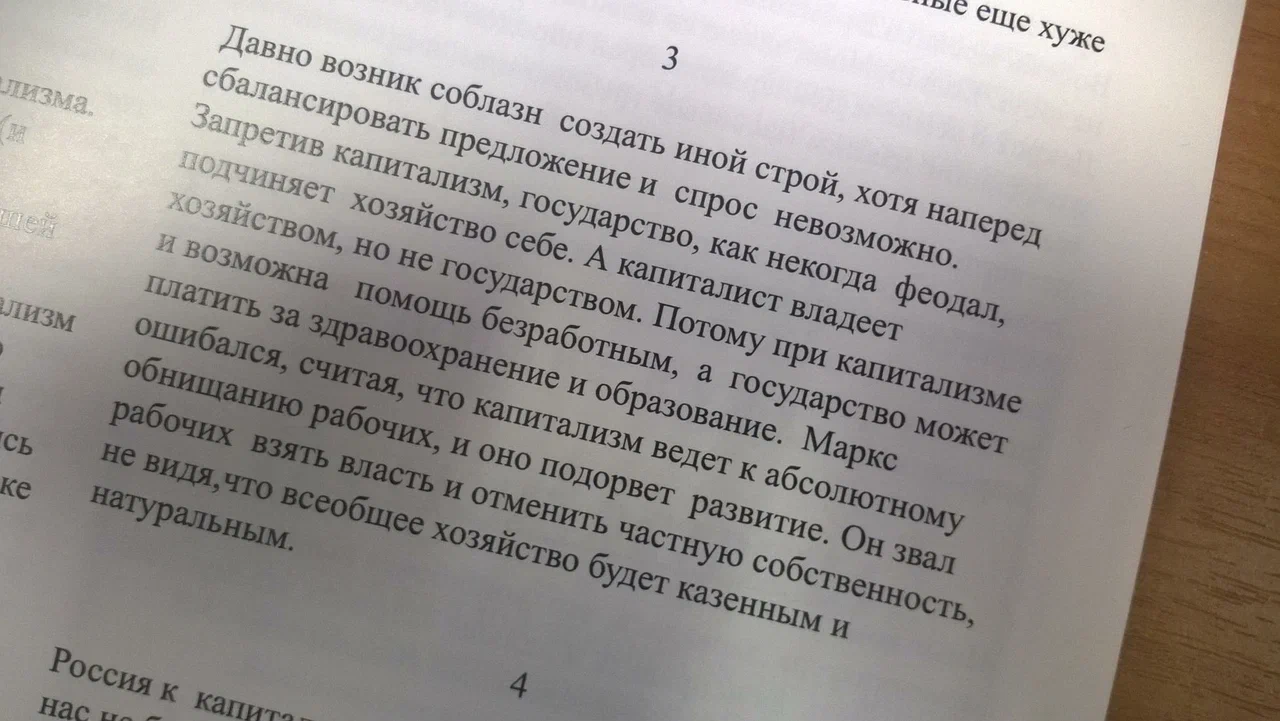
#> input picture homework3/examples/1.jpg, 1280 x 721 px, found by its file name
$ python preprocessing.py   (older library calls are emulated)
#> lines starting #> are read from the running program, lines starting #| are printed output that depends on the picture
import cv2
import numpy as np


def get_sobel_matrix(image: np.ndarray) -> np.ndarray:
    sobel = cv2.Sobel(image, cv2.CV_64F, 1, 1, ksize=9)

    return sobel


def sobel_preprocess(image: np.ndarray, threshold_percent: int = 90) -> np.ndarray:
    sobel = get_sobel_matrix(image)
    result_image = np.copy(sobel)

    threshold = np.percentile(sobel, threshold_percent)
    result_image[result_image <= threshold] = 0

    return result_image


def grayscale(image: np.ndarray) -> np.ndarray:
    return cv2.cvtColor(image, cv2.COLOR_BGR2GRAY)


def main():
    IMAGE_PATH = "./examples/1.jpg"

    image = cv2.imread(IMAGE_PATH)
#> image is the input picture: shape (721, 1280, 3); mean B, G, R 142.7, 146.9, 152.8
    grayscale_image = grayscale(image)
#> in grayscale, `return cv2.cvtColor(image, cv2.COLOR_BGR2GRAY)`:
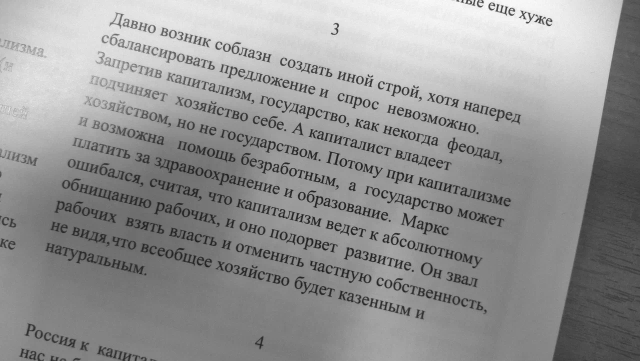
#> returned value: shape (721, 1280) (shown at 1/2 size); min 12, max 255, mean 148.2

    edges_image = sobel_preprocess(grayscale_image)
#> in get_sobel_matrix, `sobel = cv2.Sobel(image, cv2.CV_64F, 1, 1, ksize=9)`:
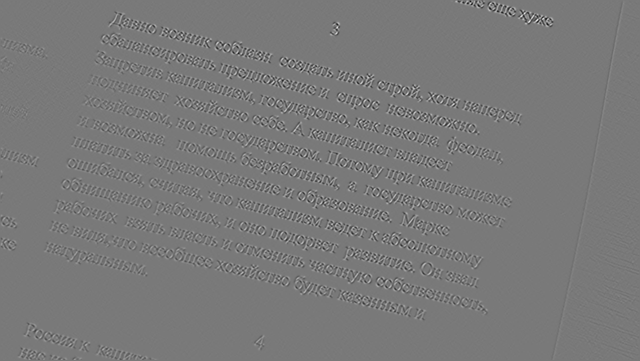
#> sobel: shape (721, 1280) float64 (shown at 1/2 size); min -297807, max 327398, mean 0.4; drawn with min black and max white
#> in sobel_preprocess, `threshold = np.percentile(sobel, threshold_percent)`: threshold = 13006
#> in sobel_preprocess, `result_image[result_image <= threshold] = 0`:
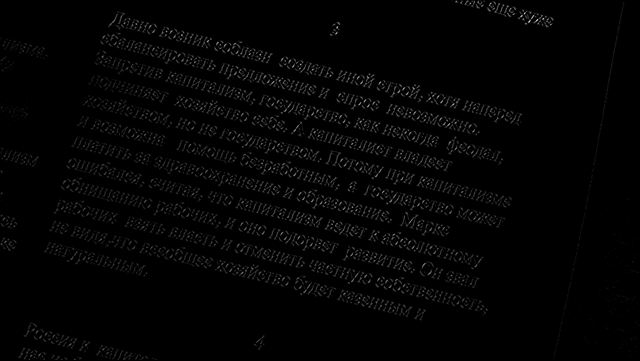
#> result_image: shape (721, 1280) float64 (shown at 1/2 size); min 0, max 327398, mean 4982.5; drawn with min black and max white

    cv2.imshow("edges", edges_image)
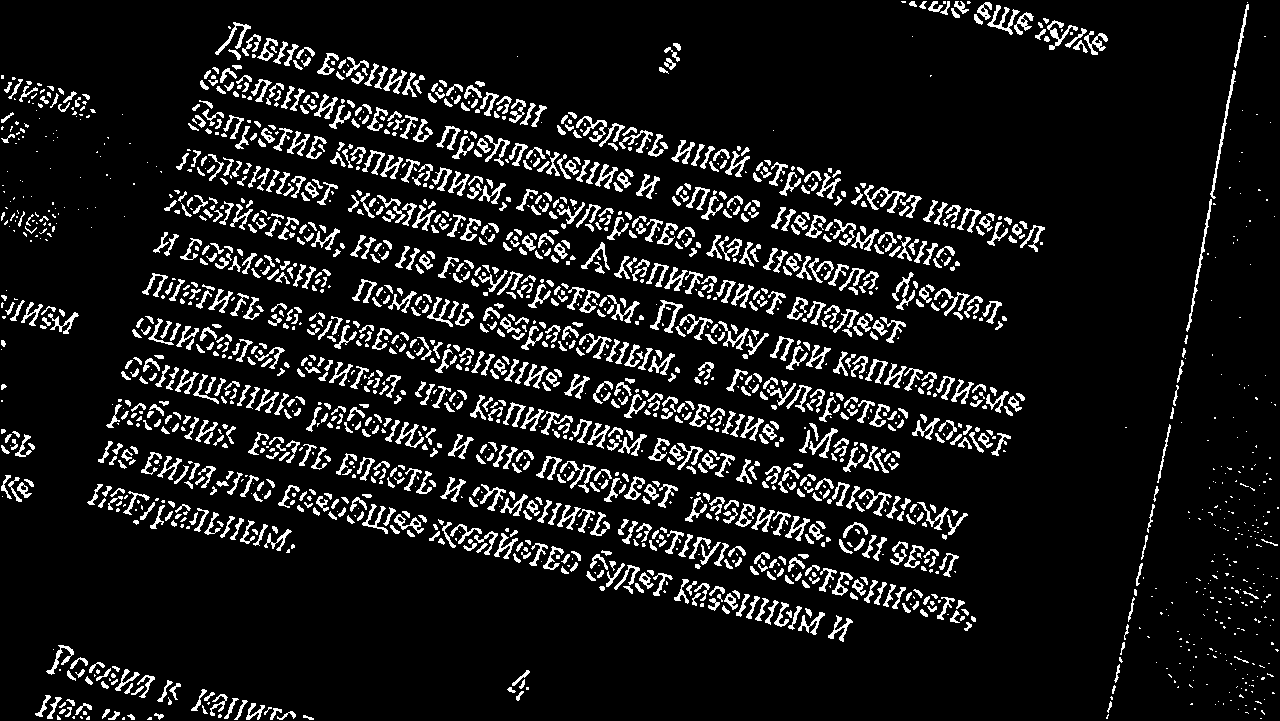
#> window 'edges': shape (721, 1280); 10% white in thin lines or dots
    cv2.waitKey(0)


if __name__ == "__main__":
    main()

$ run again, with homework3/examples/2.jpg copied over homework3/examples/1.jpg
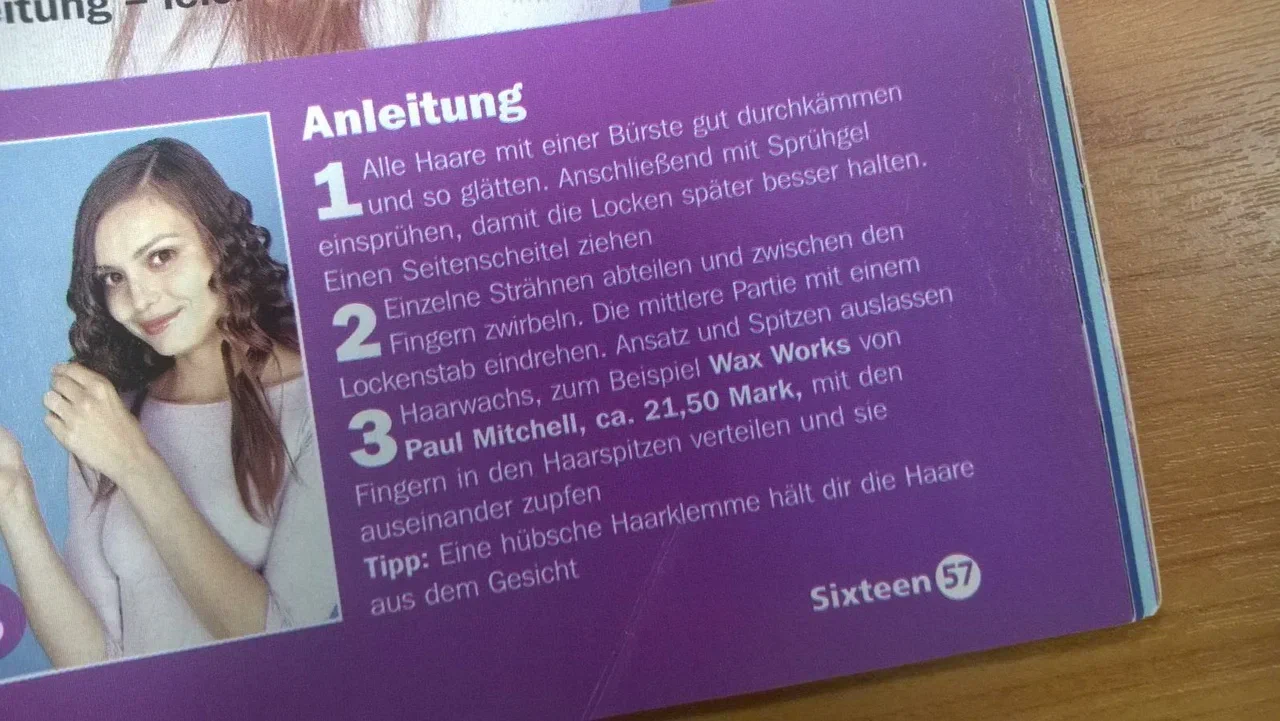
#> input picture homework3/examples/2.jpg, 1280 x 721 px, found by its file name
#> in main, image is the input picture: shape (721, 1280, 3); mean B, G, R 133.3, 98, 125.7
#> in get_sobel_matrix, `sobel = cv2.Sobel(image, cv2.CV_64F, 1, 1, ksize=9)`:
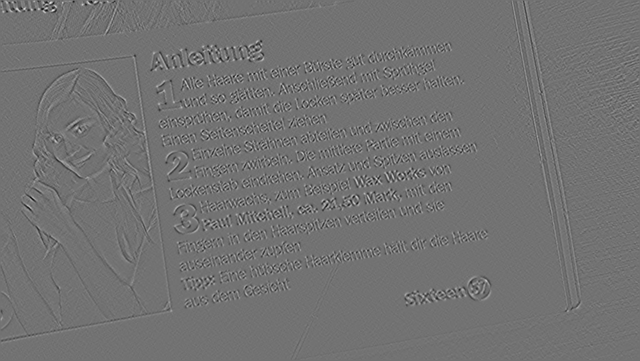
#> sobel: shape (721, 1280) float64 (shown at 1/2 size); min -173951, max 212942, mean 1.5; drawn with min black and max white
#> threshold = 13287
#> in main, `cv2.imshow("edges", edges_image)`:
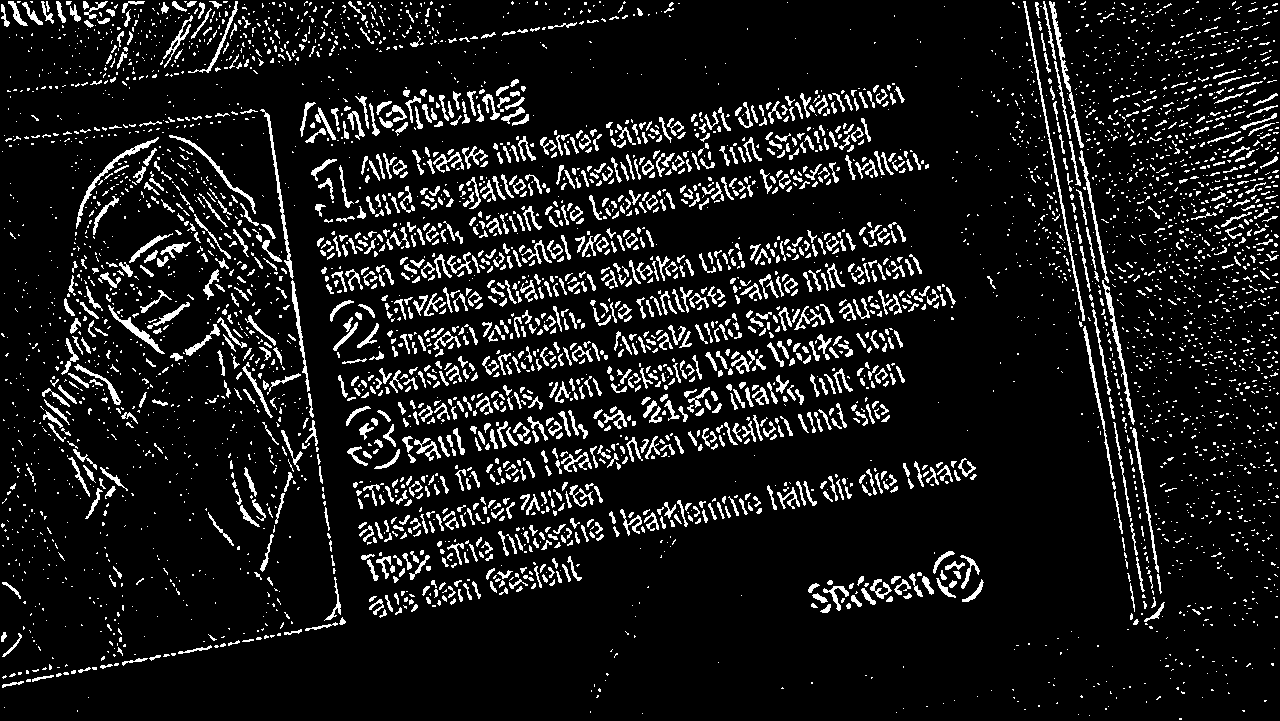
#> window 'edges': shape (721, 1280); 10% white in thin lines or dots
